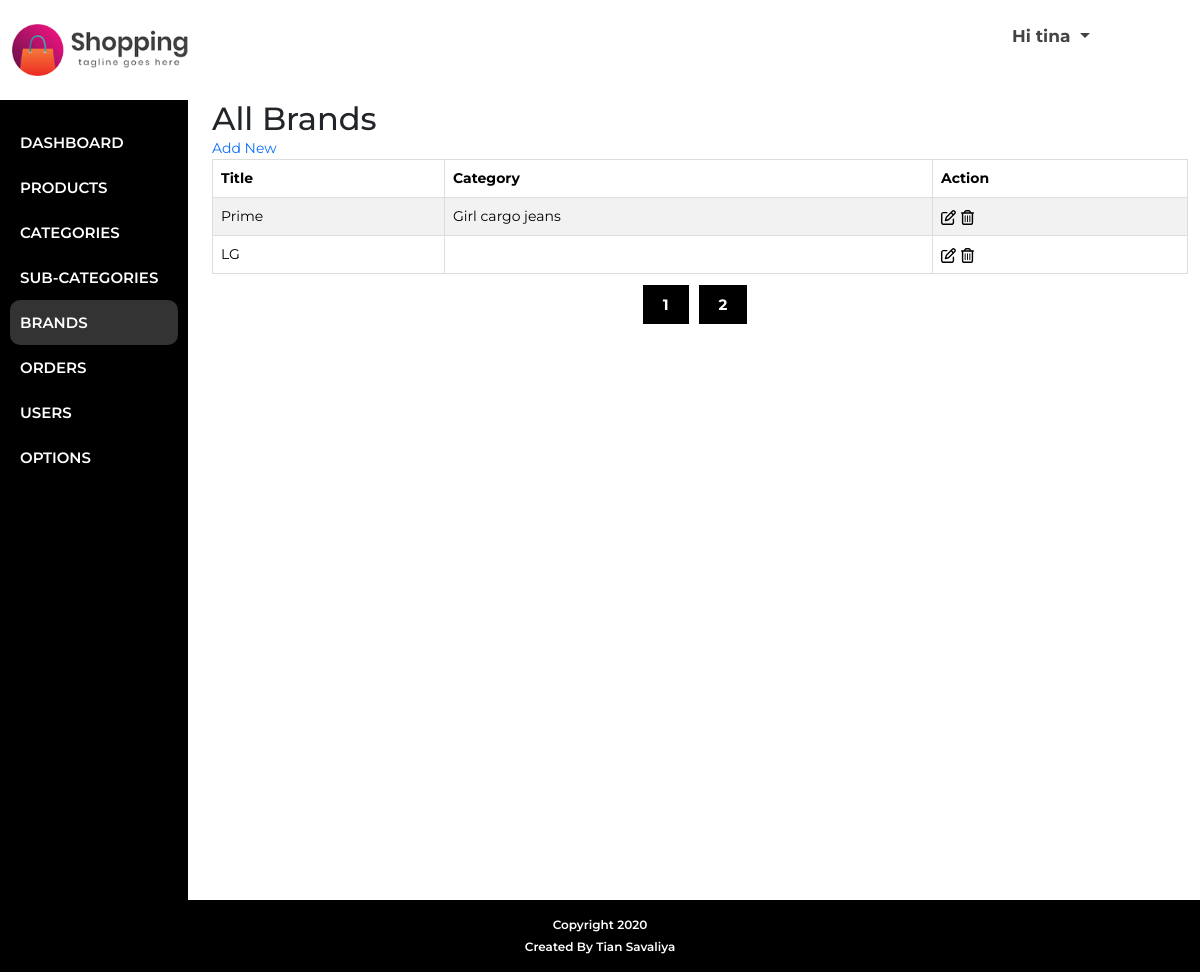
Screenshot of /admin/brands.php (signed in) with the database file from the repository.
### tables this page shows
CREATE TABLE IF NOT EXISTS `options` (
  `s_no` int NOT NULL AUTO_INCREMENT,
  `site_name` varchar(100) NOT NULL,
  `site_title` varchar(100) DEFAULT NULL,
  `site_logo` varchar(100) NOT NULL,
  `site_desc` varchar(255) DEFAULT NULL,
  `footer_text` varchar(100) NOT NULL,
  `currency_format` varchar(20) NOT NULL,
  `contact_phone` varchar(15) DEFAULT NULL,
  `contact_email` varchar(100) DEFAULT NULL,
  `contact_address` varchar(255) DEFAULT NULL,
  PRIMARY KEY (`s_no`)
);

CREATE TABLE IF NOT EXISTS `brands` (
  `brand_id` int NOT NULL AUTO_INCREMENT,
  `brand_title` text NOT NULL,
  `brand_cat` int NOT NULL,
  PRIMARY KEY (`brand_id`)
);

CREATE TABLE IF NOT EXISTS `categories` (
  `id` int NOT NULL AUTO_INCREMENT,
  `category_title` varchar(255) NOT NULL,
  `products` varchar(255) NOT NULL,
  PRIMARY KEY (`id`)
);

### admin/brands.php (the view, shortened to what this page needs)
<?php
include 'header.php'; ?>
<div class="admin-content-container">
    <h2 class="admin-heading">All Brands</h2>
    <a class="add-new pull-right" href="add_brand.php">Add New</a>
    <?php
    $limit = 2;
    $sql = "SELECT brands.brand_id,brands.brand_title,brands.brand_cat,categories.category_title FROM brands left join categories ON brands.brand_cat=categories.id ORDER BY brands.brand_id DESC LIMIT $limit";
    $row = mysqli_query($conn, $sql) or die("query failed");
    $result = mysqli_fetch_all($row, MYSQLI_ASSOC);
    if (count($result) > 0) { ?>
        <table class="table table-striped table-hover table-bordered">
            <thead>
                <th>Title</th>
                <th>Category</th>
                <th>Action</th>
            </thead>
            <tbody>
                <?php foreach ($result as $row) { ?>
                    <tr>
                        <td><?php echo $row['brand_title']; ?></td>
                        <td><?php echo $row['category_title']; ?></td>
                        <td>
                            <a href="edit_brand.php?id=<?php echo $row['brand_id'];  ?>"></a>
                            <a class="delete_brand" href="javascript:void();" data-id="<?php echo $row['brand_id'];  ?>"></a>
                        </td>
                    </tr>
                <?php } ?>
            </tbody>
        </table>
    <?php } else { ?>
        <div class="not-found">!!! No Barnds Found !!!</div>
    <?php    } ?>
    <div class="col-md-12 pagination-outer">
        <?php
        $brands = "SELECT count(*) FROM brands left join categories on brands.brand_cat = categories.id";
        $result = mysqli_query($conn, $brands) or die("Query failed");
        $total_rows = mysqli_fetch_array($result)[0];
        $total_pages = ceil($total_rows / $limit);
        echo '<ul class="pagination"> ';
        for ($i = 1; $i <= $total_pages; $i++) {
            echo '<li> <a href = "?cat=' . $total_rows . '&page=' . $i . '">' . $i . ' </a></li>';
        }
        echo '</ul>';
        ?>
    </div>
</div>
<?php
include "footer.php";
?>

### admin/header.php (shortened to what this page needs)
<?php
include 'php_files/config.php';
$option = "SELECT site_name,site_logo,currency_format FROM options";
$result = mysqli_query($conn, $option);
$row = mysqli_fetch_assoc($result);
?>
<!DOCTYPE html>
<html lang="en">
<head>
    <link rel="stylesheet" href="https://cdnjs.cloudflare.com/ajax/libs/bootstrap/5.3.3/css/bootstrap.min.css" />
    <link rel="stylesheet" href="../css/stylesheet.css?v=<?php echo time(); ?>">
</head>
<body>
    <div id="admin-header">
        <div class="container-fluid">
            <div class="row py-lg-4 py-2 justify-content-between">
                <div class="col-md-2">
                    <?php
                    if (!empty($row['site_logo'])) { ?>
                        <a href="dashboard.php" class="logo-img"><img src="../images/<?php echo $row['site_logo']; ?>" alt="site-logo"></a>
                    <?php } else { ?>
                        <a href="dashboard.php" class="logo"><?php echo $row['site_name']; ?></a>
                    <?php } ?>
                </div>
                <div class="col-md-2">
                    <div>
                        <a class="dropdown-toggle text-gray fs-17 fw-700" href="#" type="button" data-bs-toggle="dropdown" aria-expanded="false">
                            <?php
                            echo 'Hi ' . $_SESSION['admin_name'];
                            ?>
                        </a>
                    </div>
                </div>
            </div>
        </div>
    </div>
    <div id="admin-wrapper">
        <div class="container-fluid">
            <div class="row">
                <div class="col-lg-2 col-12 ps-0" id="admin-menu">
                    <ul class="menu-list">
                        <li <?php if (basename($_SERVER['PHP_SELF']) == "dashboard.php") echo 'class="active"'; ?>><a href="dashboard.php">Dashboard</a></li>
                        <li <?php if (basename($_SERVER['PHP_SELF']) == "products.php") echo 'class="active"'; ?>><a href="products.php">Products</a></li>
                        <li <?php if (basename($_SERVER['PHP_SELF']) == "category.php") echo 'class="active"'; ?>><a href="category.php">Categories</a></li>
                        <li <?php if (basename($_SERVER['PHP_SELF']) == "sub_category.php") echo 'class="active"'; ?>><a href="sub_category.php">Sub-Categories</a></li>
                        <li <?php if (basename($_SERVER['PHP_SELF']) == "brands.php") echo 'class="active"'; ?>><a href="brands.php">Brands</a></li>
                        <li <?php if (basename($_SERVER['PHP_SELF']) == "orders.php") echo 'class="active"'; ?>><a href="orders.php">Orders</a></li>
                        <li <?php if (basename($_SERVER['PHP_SELF']) == "users.php") echo 'class="active"'; ?>><a href="users.php">Users</a></li>
                        <li <?php if (basename($_SERVER['PHP_SELF']) == "options.php") echo 'class="active"'; ?>><a href="options.php">Options</a></li>
                    </ul>
                </div>
                <div class="col-lg-10 col-12 clearfix" id="admin-content">

### css/stylesheet.css (style rules this page uses)
* { outline: none !important; -webkit-box-sizing: border-box; box-sizing: border-box; }
ul, ol { padding: 0px; margin: 0px; }
ul li, ol li { list-style-type: none; margin: 0; padding: 0; }
p, h1, h2, h3, h4, h5, h6 { padding: 0; margin: 0; }
a, a:hover, a:focus, a:active { outline: none !important; text-decoration: none; }
body { font-family: "Montserrat", sans-serif; font-size: 14px; }
img { max-width: 100%; display: block; }
.text-gray { color: #444; }
.fs-17 { font-size: 17px; }
.fw-700 { font-weight: 700; }
#admin-wrapper .menu-list li { list-style-type: none; }
#admin-wrapper .menu-list li a { text-decoration: none; color: #fff; font-size: 17px; line-height: 25px; font-weight: 700; }
#admin-wrapper .menu-list { background: #000; padding: 20px 10px; height: 100vh; }
.table-bordered { border: 1px solid #ddd; }
.table { width: 100%; max-width: 100%; margin-bottom: 20px; }
#admin-menu .menu-list li.active a, #admin-menu .menu-list li a:hover { background-color: rgba(255, 255, 255, 0.2); }
#admin-menu .menu-list li a { color: #fff; font-size: 15px; font-weight: 600; text-transform: uppercase; padding: 10px 10px; border-radius: 10px; display: block; transition: all 0.3s; }
.pagination-outer .pagination { display: flex; justify-content: center; margin-bottom: 20px; }
.pagination-outer .pagination a { color: #fff; background: #000; padding: 10px 20px; font-size: 15px; font-weight: 700; margin-right: 10px; }

### rows the page displays
options: site_logo (picture)
brands: brand_title "Prime", categories.category_title "Girl cargo jeans"
brands: brand_title "LG"

### other values shown
$_SESSION['admin_name'] "tina"
